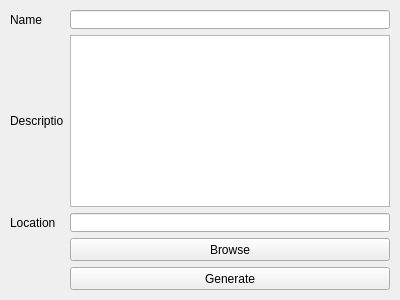
<?xml version="1.0" encoding="UTF-8"?>
<ui version="4.0">
 <class>Figure10OutputFieldView</class>
 <widget class="QMainWindow" name="Figure10OutputFieldView">
  <property name="geometry">
   <rect>
    <x>0</x>
    <y>0</y>
    <width>400</width>
    <height>300</height>
   </rect>
  </property>
  <property name="windowTitle">
   <string>MainWindow</string>
  </property>
  <widget class="QWidget" name="centralwidget">
   <widget class="QLabel" name="description_label">
    <property name="geometry">
     <rect>
      <x>10</x>
      <y>35</y>
      <width>54</width>
      <height>172</height>
     </rect>
    </property>
    <property name="text">
     <string>Description</string>
    </property>
    <property name="buddy">
     <cstring>description_textedit</cstring>
    </property>
   </widget>
   <widget class="QPushButton" name="generate_button">
    <property name="geometry">
     <rect>
      <x>70</x>
      <y>267</y>
      <width>320</width>
      <height>23</height>
     </rect>
    </property>
    <property name="text">
     <string>Generate</string>
    </property>
   </widget>
   <widget class="QTextEdit" name="description_textedit">
    <property name="geometry">
     <rect>
      <x>70</x>
      <y>35</y>
      <width>320</width>
      <height>172</height>
     </rect>
    </property>
    <property name="toolTip">
     <string>&lt;html&gt;&lt;head/&gt;&lt;body&gt;&lt;p&gt;Name&lt;/p&gt;&lt;/body&gt;&lt;/html&gt;</string>
    </property>
   </widget>
   <widget class="QLabel" name="location_label">
    <property name="geometry">
     <rect>
      <x>10</x>
      <y>213</y>
      <width>54</width>
      <height>19</height>
     </rect>
    </property>
    <property name="text">
     <string>Location</string>
    </property>
    <property name="buddy">
     <cstring>location_lineedit</cstring>
    </property>
   </widget>
   <widget class="QLineEdit" name="name_lineedit">
    <property name="geometry">
     <rect>
      <x>70</x>
      <y>10</y>
      <width>320</width>
      <height>19</height>
     </rect>
    </property>
   </widget>
   <widget class="QLabel" name="name_label">
    <property name="geometry">
     <rect>
      <x>10</x>
      <y>10</y>
      <width>54</width>
      <height>19</height>
     </rect>
    </property>
    <property name="text">
     <string>Name</string>
    </property>
    <property name="buddy">
     <cstring>name_lineedit</cstring>
    </property>
   </widget>
   <widget class="QLineEdit" name="location_lineedit">
    <property name="geometry">
     <rect>
      <x>70</x>
      <y>213</y>
      <width>320</width>
      <height>19</height>
     </rect>
    </property>
   </widget>
   <widget class="QPushButton" name="browse_button">
    <property name="geometry">
     <rect>
      <x>70</x>
      <y>238</y>
      <width>320</width>
      <height>23</height>
     </rect>
    </property>
    <property name="text">
     <string>Browse</string>
    </property>
   </widget>
  </widget>
 </widget>
 <resources/>
 <connections/>
</ui>
